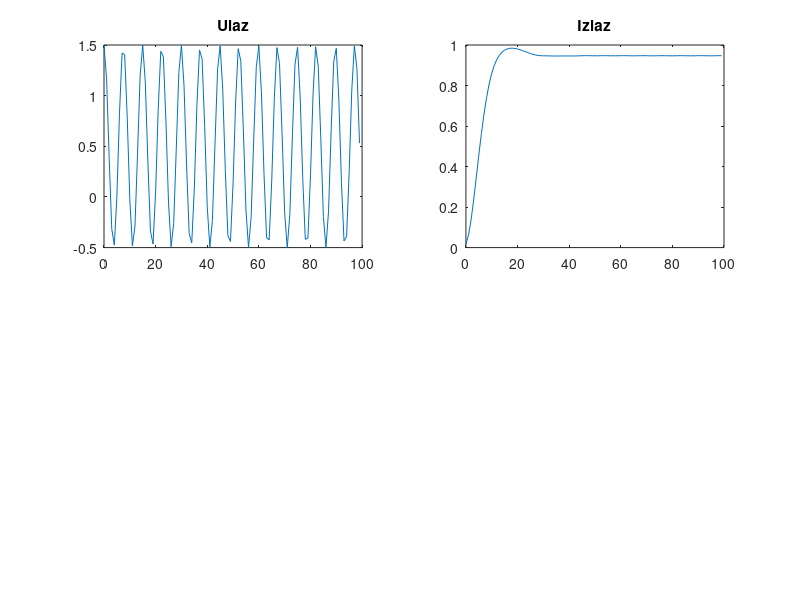

Source code (MATLAB): (Note: this script raises an error after producing the figure.)
a = [1 -3.234 4.1252 -2.4466 0.56748]
b = [0.010657 -0.00150 0.000146 0.008515 0.0006362 0.004425]
fs = 44100; f1 = 5900;
n = 0 : 99
u = 0.5+1*cos(2*pi*f1/fs*n)
y = filter(b, a, u)
subplot(2, 2, 1), plot(n, u), title('Ulaz')
subplot(2, 2, 2), plot(n, y), title('Izlaz')
u_dir_1 = [n; u]'
delta_dir_1 = y - y_dir_1'
subplot(2, 2, 3), plot(n, y_dir_1'), title('Izlaz dir 1')

subplot(2, 2, 4), plot(n, delta_dir_1'), title('Greska dir 1')
figure
delta_dir_2 = y - y_dir_2'
subplot(2, 2, 1), plot(n, y_dir_2'), title('Izlaz dir 2')
subplot(2, 2, 2), plot(n, delta_dir_2'), title('Greska dir 2')

delta_tran_1 = y - y_tran_1'
subplot(2, 2, 3), plot(n, y_tran_1'), title('Izlaz tran 1')
subplot(2, 2, 4), plot(n, delta_tran_1'), title('Greska tran 1')

delta_tran_2 = y - y_tran_2'
figure
subplot(2, 1, 1), plot(n, y_tran_2'), title('Izlaz tran 2')
subplot(2, 1, 2), plot(n, delta_tran_2'), title('Greska tran 2')
